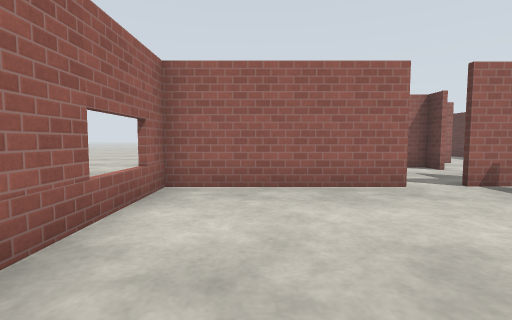
View 1 (above)

24 first-person views from a walk through a Gazebo world. The camera is 0.94 m above the floor, tilts 4° down and sees 85° across. The floor is counted in squares, 1 m on a side. Each view is taken from the middle of a square. On the plan, view 1 faces up. The plan holds only what a view shows up to about 11 squares ahead; the rest is blank. The place goes on beyond the plan. Simple patterns stand in for the simulator's built-in surfaces.

View 2
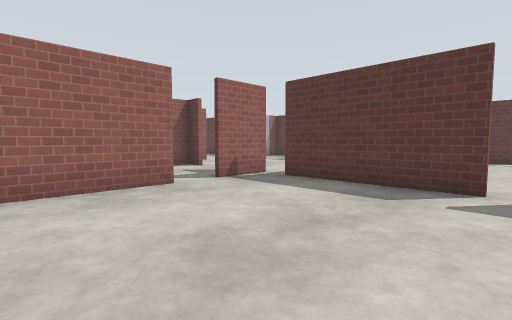

View 3
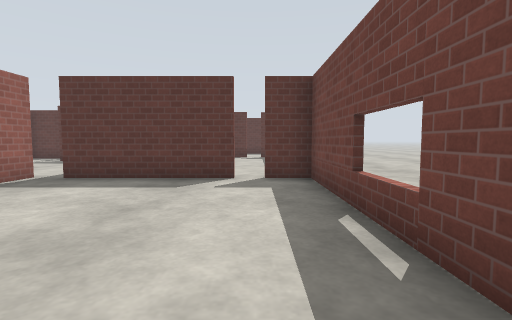

View 4
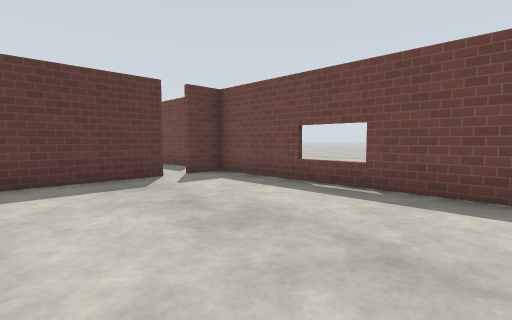

View 5
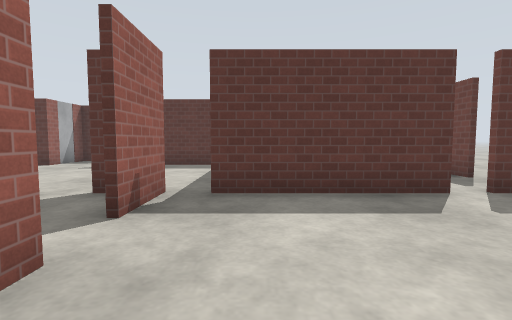

View 6
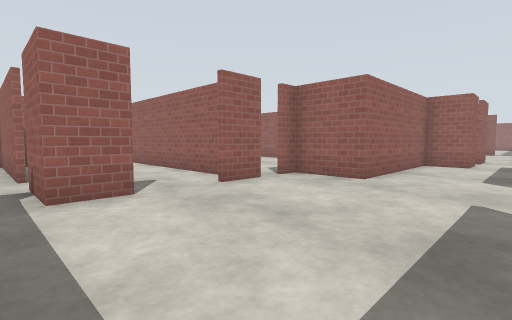

View 7
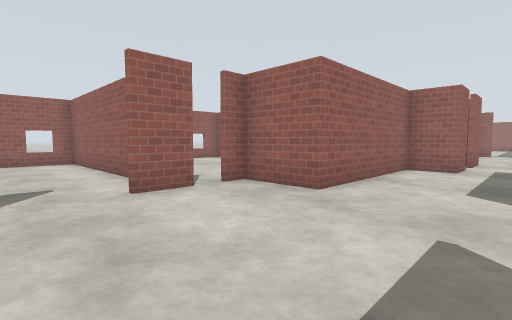

View 8
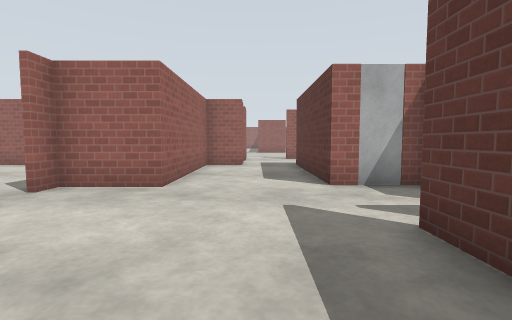

View 9
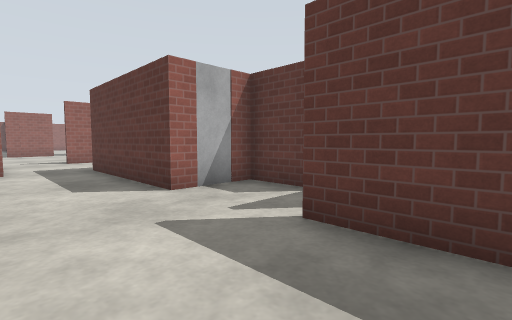

View 10
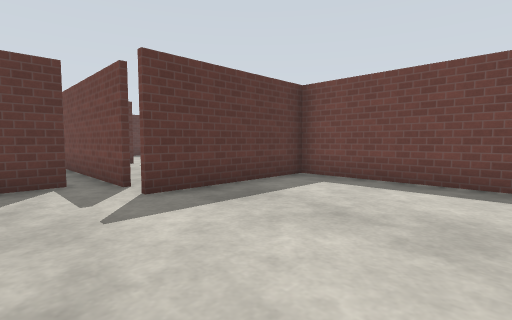

View 11
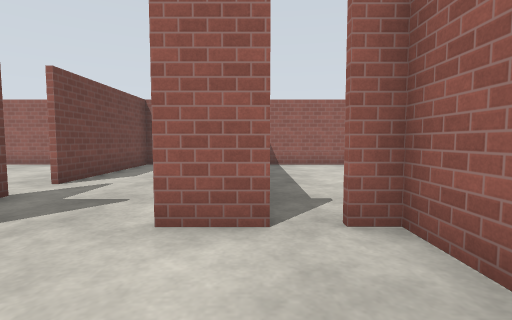

View 12
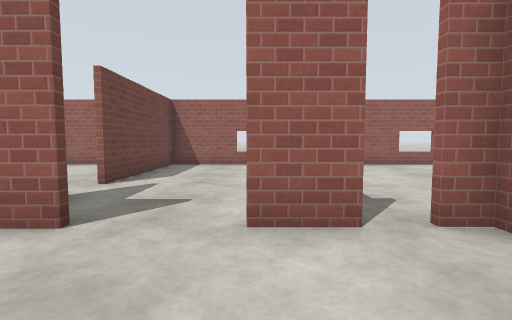

View 13
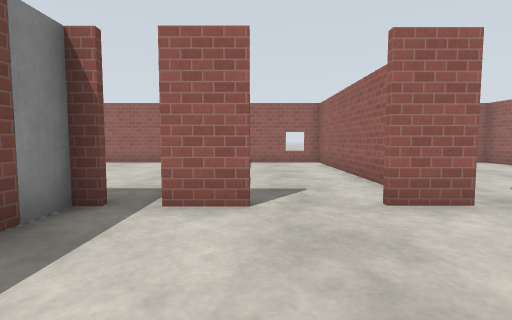

View 14
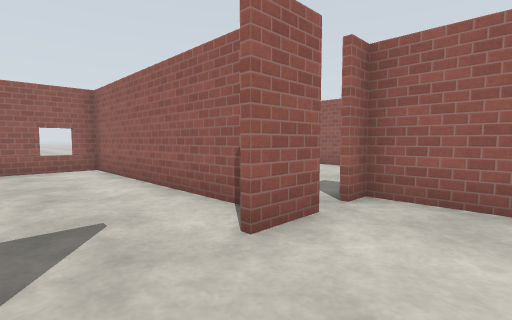

View 15
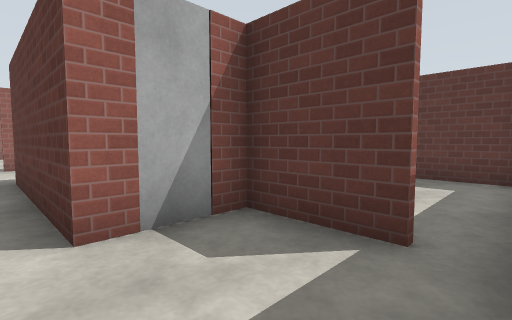

View 16
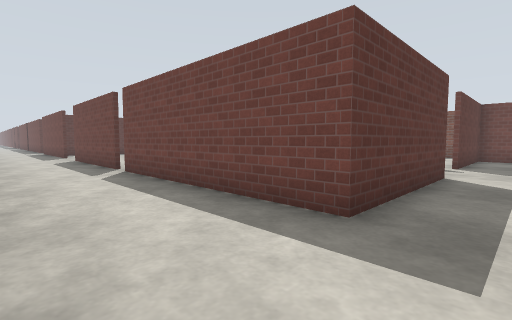

View 17
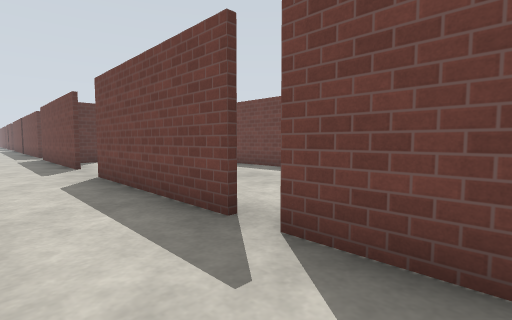

View 18
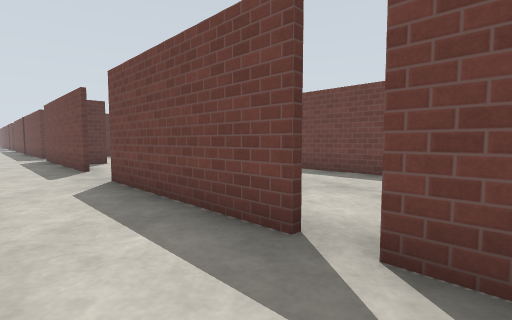

View 19
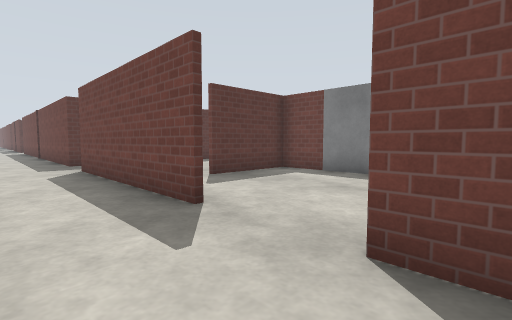

View 20
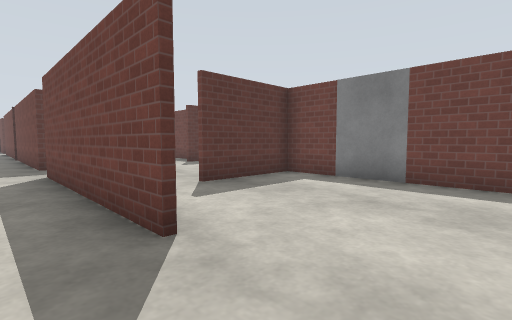

View 21
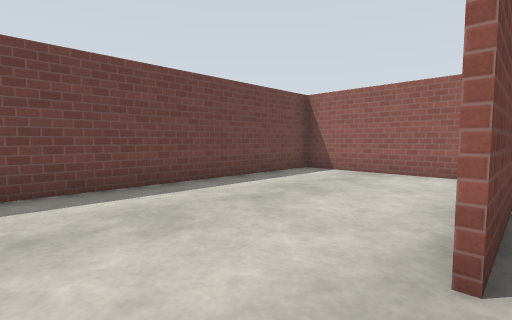

View 22
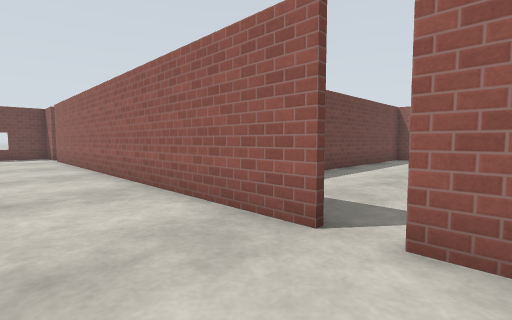

View 23
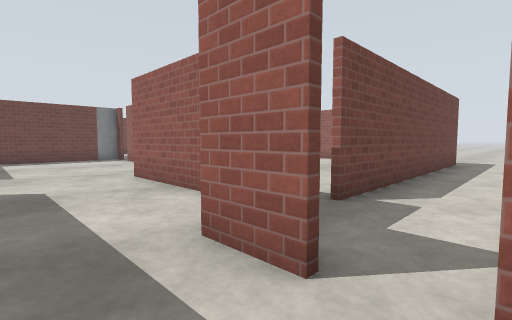

View 24
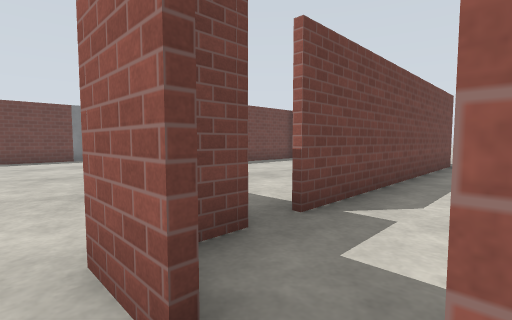

### Floor plan
Points are (right, up) in squares from view 1. A wall is a line through its corners. A room is listed if a view was taken in it or the views show most of it. See-through windows are left out.
Room 1 (views 1, 2, 3, 4, 5)
walls: (3.1, 5.6) (-1.8, 5.6) (-1.9, 0.2); (5.9, 0.5) (5.9, 4.9); (-0.9, -1.4) (5.9, -1.4) (5.9, -0.1); (6, 5.6) (4.2, 5.6)
ways out: opening at (4, 6) to room 2; gap at (6, 5) to room 2; opening at (6, 0)
objects: door leaf (6, 4)
Room 2 (views 6, 7, 8, 9, 10, 11, 12, 13, 14, 15)
walls: (5.9, 8.9) (5.9, 9.7) (-1.8, 9.7) (-1.8, 5.8) (3.1, 5.8); (6, 10.2) (6, 8.9); (6, 7) (6, 5.6); (6.9, 4.4) (11.8, 4.4) (11.8, 9); (11.6, 11.8) (11.6, 15.6); (8.1, 15.5) (8.1, 11.6) (6, 11.6) (6, 10.9)
ways out: opening at (4, 6) to room 1; gap at (6, 5) to room 1; opening at (10, 16) to room 4; gap at (6, 11) to room 6; opening at (12, 10.5) to room 7
Room 3 (view 16)
walls: (9.5, 20.5) (9.5, 18.9)
ways out: opening at (10.5, 20) to room 4
Room 4 (views 17, 18, 19, 20, 21, 23, 24)
walls: (19.6, 16.8) (25, 16.8); (18.8, 15.7) (18.8, 11.3); (27.5, 16.8) (33.9, 16.8); (18.7, 11.3) (27, 11.3); (28.6, 11.3) (30.3, 11.3) (30.3, 14.5); (11.6, 15.6) (11.6, 16.8) (18.9, 16.8); (9.5, 18) (9.5, 16.7) (8.1, 16.7) (8.1, 15.5)
ways out: opening at (10, 16) to room 2; opening at (10.5, 20) to room 3; opening at (30, 15) to room 5; opening at (34, 17) to room 5; gap at (9, 18.5)
objects: door leaf (28, 11)
Room 5 (view 22)
walls: (30.5, 14.5) (30.5, 2.9); (30.5, 16) (30.5, 15.2)
ways out: opening at (30, 15) to room 4; opening at (34, 17) to room 4
Room 6 (no view inside)
walls: (2.9, 16.7) (-1.1, 16.7); (-1.8, 16) (-1.8, 10.5)
ways out: gap at (6, 11) to room 2
Room 7 (no view inside)
walls: (12.2, 11.8) (11.6, 11.8); (13.6, 9.6) (13.6, 11.9)
ways out: opening at (12, 10.5) to room 2; gap at (14, 10)

Positions as (right, up) in squares from view 1, and headings:
1: (0, 0), facing up
2: (0, 0), facing up-right
3: (-1, 0), facing right
4: (-1, 4), facing down-right
5: (1, 4), facing right
6: (11, 5), facing up-left
7: (11, 7), facing up-left
8: (10, 6), facing up
9: (9, 7), facing up-right
10: (7, 11), facing down-right
11: (9, 10), facing left
12: (9, 9), facing left
13: (10, 7), facing left
14: (8, 7), facing up-left
15: (11, 9), facing up-right
16: (10, 20), facing down-right
17: (17, 19), facing down-right
18: (18, 19), facing down-right
19: (24, 19), facing down-right
20: (25, 18), facing down-right
21: (27, 17), facing down-left
22: (33, 16), facing down-left
23: (11, 19), facing down-left
24: (10, 19), facing down-left
